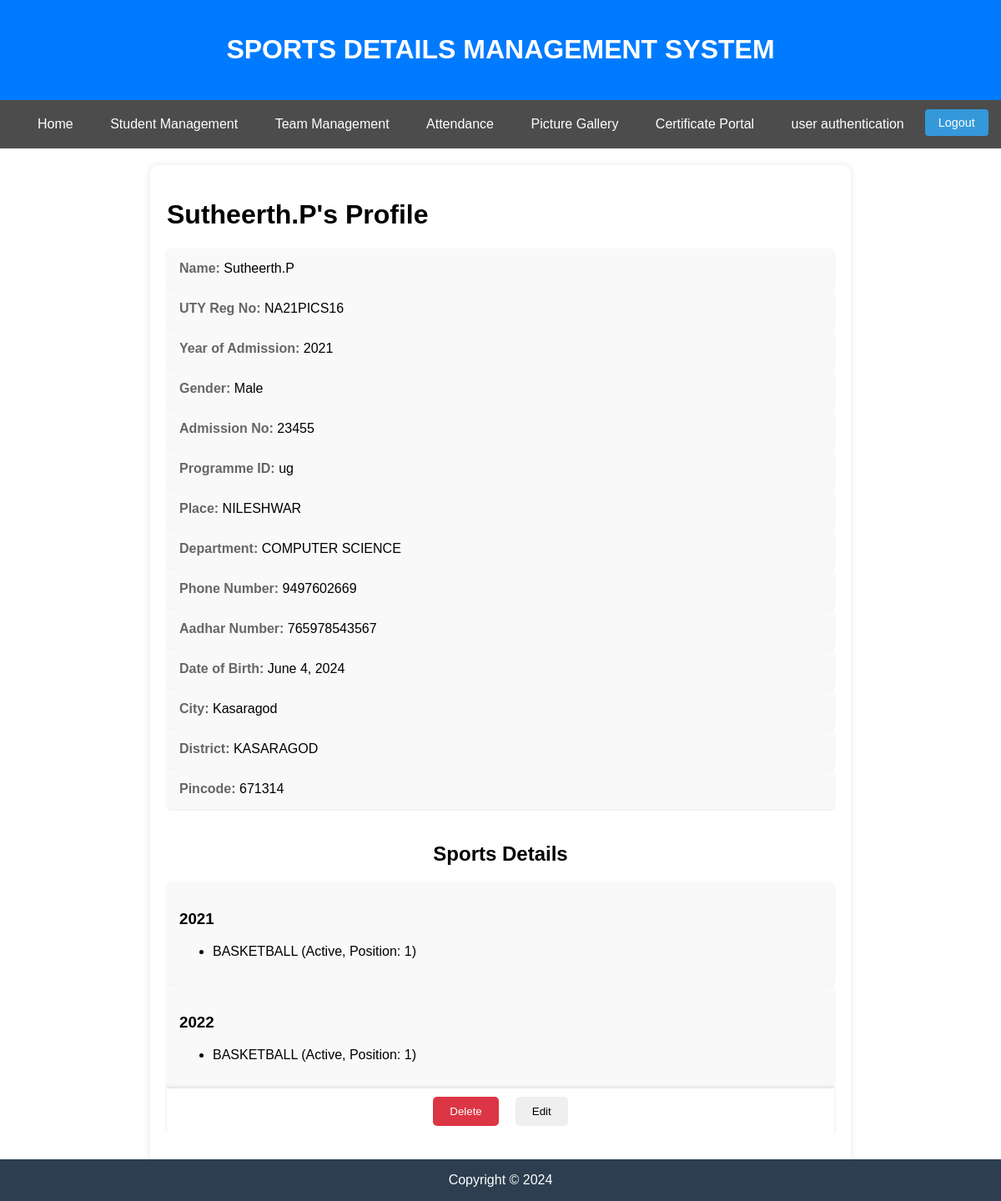
The app's page /view_profile/NA21PICS16/ with its own data.
### SDMSapp/models.py (models this page shows, shortened)
class Student(models.Model):
    name = models.CharField(max_length=50)
    year_of_admission = models.IntegerField()
    admission_no = models.IntegerField()
    programme_id = models.ForeignKey(Programme, on_delete=models.CASCADE, null=True)
    uty_reg_no = models.CharField(max_length=50, unique = True)
    GENDER_CHOICES = [
        ('Male', 'Male'),
        ('Female', 'Female'),
    ]
    gender = models.CharField(max_length=10, choices=GENDER_CHOICES, default='Male')
    place = models.CharField(max_length=50)
    department = models.ForeignKey(Department, on_delete=models.CASCADE, null=True)
    phone_number = models.CharField(
        max_length=10,
        validators=[RegexValidator(regex='^\d{10}$', message='Phone number must be 10 to 15 digits')],
        default = 0
    )
    aadhar_number = models.CharField(
        max_length=12,
        validators=[RegexValidator(regex='^\d{12}$', message='Aadhaar number must be exactly 16 digits')],
        default = 0
    )
    dob = models.DateField(null =True)
    city = models.CharField(max_length=50)
    district = models.CharField(max_length=50)
    DISTRICT = [
    ('ALAPPUZHA', 'Alappuzha'),
    ('ERNAKULAM', 'Ernakulam'),
    ('IDUKKI', 'Idukki'),
    ('KANNUR', 'Kannur'),
    ('KASARAGOD', 'Kasaragod'),
    ('KOLLAM', 'Kollam'),
    ('KOTTAYAM', 'Kottayam'),
    ('KOZHIKODE', 'Kozhikode'),
    ('MALAPPURAM', 'Malappuram'),
    ('PALAKKAD', 'Palakkad'),
    ('PATHANAMTHITTA', 'Pathanamthitta'),
    ('THIRUVANANTHAPURAM', 'Thiruvananthapuram'),
    ('THRISSUR', 'Thrissur'),
    ('WAYANAD', 'Wayanad'),
]
    district = models.CharField(max_length=50,  choices=DISTRICT, default='Active')
    pincode = models.CharField(max_length=50)

class Programme(models.Model):
    name = models.CharField(max_length=50)
    def __str__(self):
        return self.name

class Department(models.Model):
    dept_name = models.CharField(max_length=50)
    def __str__(self):
        return str(self.dept_name)

class Stud_item(models.Model):
    stud = models.ForeignKey(Student, on_delete=models.CASCADE, null=True)
    item = models.ForeignKey(Item, on_delete=models.CASCADE, null=True)
    PLAYER_STATUS_CHOICES = [
        ('Active', 'Active'),
        ('Inactive', 'Inactive'),
    ]
    player_status = models.CharField(max_length=10, choices=PLAYER_STATUS_CHOICES, default='Active')
    UTY_SELECTION_STATUS_CHOICES = [
        ('Selected', 'Selected'),
        ('Not Selected', 'Not Selected'),
    ]
    uty_team_selection = models.CharField(max_length=20, choices=UTY_SELECTION_STATUS_CHOICES, default='Not Selected')
    position = models.IntegerField(default=0)
    year = models.IntegerField(default=0)
    GENDER_CHOICES = [
        ('Male', 'Male'),
        ('Female', 'Female'),
    ]
    gender = models.CharField(max_length=10, choices=GENDER_CHOICES, default='Male')

class Item(models.Model):
    item_name = models.CharField(max_length=50)
    ITEM_TYPE = [
         ('SPORTS', 'SPORTS'),
         ('ATHLETICS', 'ATHLETICS'),
    ]
    item_type = models.CharField(max_length=50,  choices=ITEM_TYPE, default='Active')
    no_of_players = models.IntegerField()

### SDMSapp/views.py (the view)
# urls.py: path('view_profile/<str:uty_reg_no>/', view_profile, name='view_profile'),
def view_profile(request, uty_reg_no):
    student = Student.objects.get(uty_reg_no=uty_reg_no)
    sports_details = Stud_item.objects.filter(stud=student).order_by('year')
    sports_details_by_year = {}
    for detail in sports_details:
        year = detail.year
        if year not in sports_details_by_year:
            sports_details_by_year[year] = []
        sports_details_by_year[year].append(detail)
    context = {
        'student': student,
        'sports_details': sports_details_by_year,
    }
    return render(request, 'SDMSapp/profile.html', context)

### SDMSapp/templates/SDMSapp/profile.html (shortened to what this page needs)
{% extends 'SDMSapp/base.html' %}
{% block content %}
<!DOCTYPE html>
<html lang="en">
<head>
</head>
<body>
    <div class="profile-container">
        <h1>{{ student.name }}'s Profile</h1>
        <div class="profile-item">
            <span class="profile-label">Name:</span> {{ student.name }}
        </div>
        <div class="profile-item">
            <span class="profile-label">UTY Reg No:</span> {{ student.uty_reg_no }}
        </div>
        <div class="profile-item">
            <span class="profile-label">Year of Admission:</span> {{ student.year_of_admission }}
        </div>
        <div class="profile-item">
            <span class="profile-label">Gender:</span> {{ student.gender }}
        </div>
        <div class="profile-item">
            <span class="profile-label">Admission No:</span> {{ student.admission_no }}
        </div>
        <div class="profile-item">
            <span class="profile-label">Programme ID:</span> {{ student.programme_id }}
        </div>
        <div class="profile-item">
            <span class="profile-label">Place:</span> {{ student.place }}
        </div>
        <div class="profile-item">
            <span class="profile-label">Department:</span> {{ student.department }}
        </div>
        <div class="profile-item">
            <span class="profile-label">Phone Number:</span> {{ student.phone_number }}
        </div>
        <div class="profile-item">
            <span class="profile-label">Aadhar Number:</span> {{ student.aadhar_number }}
        </div>
        <div class="profile-item">
            <span class="profile-label">Date of Birth:</span> {{ student.dob }}
        </div>
        <div class="profile-item">
            <span class="profile-label">City:</span> {{ student.city }}
        </div>
        <div class="profile-item">
            <span class="profile-label">District:</span> {{ student.district }}
        </div>
        <div class="profile-item">
            <span class="profile-label">Pincode:</span> {{ student.pincode }}
        </div>
        <h2>Sports Details</h2>
        {% for year, items in sports_details.items %}
        <div class="profile-item">
            <h3>{{ year }}</h3>
            <ul>
                {% for item in items %}
                <li>{{ item.item.item_name }} ({{ item.player_status }}, Position: {{ item.position }})</li>
                {% endfor %}
            </ul>
        </div>
        {% endfor %}
        <div class="action-buttons">
            <a href="{% url 'confirm_delete_student' student.uty_reg_no %}">
                <button class="btn-danger" style="margin-right: 10px;">Delete</button>
            </a>
            <a href="{% url 'edit_student' student.uty_reg_no %}">
                <button>Edit</button>
            </a>
        </div>
    </div>
</body>
</html>
{% endblock content %}

### SDMSapp/templates/SDMSapp/base.html (style rules this page uses)
body { font-family: Arial, sans-serif; margin: 0; padding: 0; }
h2 { margin-top: 40px; text-align: center; }

### SDMSapp/templates/SDMSapp/profile.html (style rules this page uses)
.profile-container { max-width: 800px; margin: auto; padding: 20px; background-color: #fff; border-radius: 10px; box-shadow: 0 0 10px rgba(0, 0, 0, 0.1); max-height: calc(100vh - 60px); overflow-y: auto; position: relative; padding-bottom: 60px; }
.profile-item { background-color: #f9f9f9; border-radius: 5px; padding: 15px; box-shadow: 0 1px 3px rgba(0, 0, 0, 0.1); }
.profile-label { font-weight: bold; color: #666; text-align: right; width: 150px; }
.action-buttons { display: flex; justify-content: center; gap: 10px; padding: 10px 0; background-color: #fff; box-shadow: 0 -2px 4px rgba(0, 0, 0, 0.1); z-index: 1; }
.action-buttons button { padding: 10px 20px; border: none; border-radius: 5px; cursor: pointer; transition: background-color 0.3s ease; }
.btn-danger { background-color: #dc3545; color: white; }

### records on screen
Student: name "Sutheerth.P", uty_reg_no "NA21PICS16", year_of_admission "2021", gender "Male", admission_no "23455", programme_id "ug", place "NILESHWAR", department "COMPUTER SCIENCE", phone_number "9497602669", aadhar_number "765978543567", dob "June 4, 2024", city "Kasaragod", district "KASARAGOD", pincode "671314"
Stud_item: year "2021", item.item_name "BASKETBALL", player_status "Active", position "1"
Stud_item: year "2022", item.item_name "BASKETBALL", player_status "Active", position "1"
